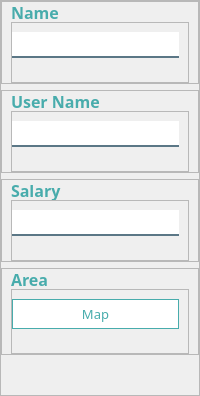
           <widget class="QFrame" name="frame_6">
            <property name="frameShape">
             <enum>QFrame::StyledPanel</enum>
            </property>
            <property name="frameShadow">
             <enum>QFrame::Raised</enum>
            </property>
            <layout class="QVBoxLayout" name="verticalLayout_5">
             <property name="leftMargin">
              <number>0</number>
             </property>
             <property name="topMargin">
              <number>0</number>
             </property>
             <property name="rightMargin">
              <number>0</number>
             </property>
             <property name="bottomMargin">
              <number>40</number>
             </property>
             <item>
              <widget class="QFrame" name="frame_14">
               <property name="frameShape">
                <enum>QFrame::StyledPanel</enum>
               </property>
               <property name="frameShadow">
                <enum>QFrame::Raised</enum>
               </property>
               <layout class="QVBoxLayout" name="verticalLayout_11">
                <property name="spacing">
                 <number>0</number>
                </property>
                <property name="topMargin">
                 <number>0</number>
                </property>
                <property name="bottomMargin">
                 <number>0</number>
                </property>
                <item>
                 <widget class="QLabel" name="label_83">
                  <property name="maximumSize">
                   <size>
                    <width>120</width>
                    <height>20</height>
                   </size>
                  </property>
                  <property name="font">
                   <font>
                    <family>Century Gothic</family>
                    <pointsize>12</pointsize>
                    <weight>75</weight>
                    <bold>true</bold>
                   </font>
                  </property>
                  <property name="styleSheet">
                   <string notr="true">color:#48ACAC</string>
                  </property>
                  <property name="text">
                   <string>Name</string>
                  </property>
                 </widget>
                </item>
                <item>
                 <widget class="QFrame" name="frame_24">
                  <property name="frameShape">
                   <enum>QFrame::StyledPanel</enum>
                  </property>
                  <property name="frameShadow">
                   <enum>QFrame::Raised</enum>
                  </property>
                  <layout class="QVBoxLayout" name="verticalLayout_23">
                   <property name="spacing">
                    <number>1</number>
                   </property>
                   <property name="leftMargin">
                    <number>0</number>
                   </property>
                   <item>
                    <widget class="QLineEdit" name="txtName">
                     <property name="font">
                      <font>
                       <pointsize>10</pointsize>
                      </font>
                     </property>
                     <property name="styleSheet">
                      <string notr="true">background-color:white;
border:none;
border-bottom:2px solid rgba(46, 82, 101, 200);
color:black;
padding-bottom:7px;</string>
                     </property>
                     <property name="placeholderText">
                      <string/>
                     </property>
                    </widget>
                   </item>
                   <item>
                    <widget class="QLabel" name="lblNameValidation">
                     <property name="styleSheet">
                      <string notr="true">color: rgb(255, 0, 0);</string>
                     </property>
                     <property name="text">
                      <string/>
                     </property>
                    </widget>
                   </item>
                  </layout>
                 </widget>
                </item>
               </layout>
              </widget>
             </item>
             <item>
              <widget class="QFrame" name="frame_15">
               <property name="frameShape">
                <enum>QFrame::StyledPanel</enum>
               </property>
               <property name="frameShadow">
                <enum>QFrame::Raised</enum>
               </property>
               <layout class="QVBoxLayout" name="verticalLayout_12">
                <property name="spacing">
                 <number>0</number>
                </property>
                <property name="topMargin">
                 <number>0</number>
                </property>
                <property name="bottomMargin">
                 <number>0</number>
                </property>
                <item>
                 <widget class="QLabel" name="label_84">
                  <property name="maximumSize">
                   <size>
                    <width>120</width>
                    <height>20</height>
                   </size>
                  </property>
                  <property name="font">
                   <font>
                    <family>Century Gothic</family>
                    <pointsize>12</pointsize>
                    <weight>75</weight>
                    <bold>true</bold>
                   </font>
                  </property>
                  <property name="styleSheet">
                   <string notr="true">color:#48ACAC</string>
                  </property>
                  <property name="text">
                   <string>User Name</string>
                  </property>
                 </widget>
                </item>
                <item>
                 <widget class="QFrame" name="frame_26">
                  <property name="frameShape">
                   <enum>QFrame::StyledPanel</enum>
                  </property>
                  <property name="frameShadow">
                   <enum>QFrame::Raised</enum>
                  </property>
                  <layout class="QVBoxLayout" name="verticalLayout_24">
                   <property name="spacing">
                    <number>1</number>
                   </property>
                   <property name="leftMargin">
                    <number>0</number>
                   </property>
                   <item>
                    <widget class="QLineEdit" name="txtUserName">
                     <property name="font">
                      <font>
                       <pointsize>10</pointsize>
                      </font>
                     </property>
                     <property name="styleSheet">
                      <string notr="true">background-color:white;
border:none;
border-bottom:2px solid rgba(46, 82, 101, 200);
color:black;
padding-bottom:7px;</string>
                     </property>
                     <property name="placeholderText">
                      <string/>
                     </property>
                    </widget>
                   </item>
                   <item>
                    <widget class="QLabel" name="lblUserNameValidation">
                     <property name="styleSheet">
                      <string notr="true">color: rgb(255, 0, 0);</string>
                     </property>
                     <property name="text">
                      <string/>
                     </property>
                    </widget>
                   </item>
                  </layout>
                 </widget>
                </item>
               </layout>
              </widget>
             </item>
             <item>
              <widget class="QFrame" name="frame_16">
               <property name="frameShape">
                <enum>QFrame::StyledPanel</enum>
               </property>
               <property name="frameShadow">
                <enum>QFrame::Raised</enum>
               </property>
               <layout class="QVBoxLayout" name="verticalLayout_13">
                <property name="spacing">
                 <number>0</number>
                </property>
                <property name="topMargin">
                 <number>0</number>
                </property>
                <property name="bottomMargin">
                 <number>0</number>
                </property>
                <item>
                 <widget class="QLabel" name="label_85">
                  <property name="maximumSize">
                   <size>
                    <width>120</width>
                    <height>20</height>
                   </size>
                  </property>
                  <property name="font">
                   <font>
                    <family>Century Gothic</family>
                    <pointsize>12</pointsize>
                    <weight>75</weight>
                    <bold>true</bold>
                   </font>
                  </property>
                  <property name="styleSheet">
                   <string notr="true">color:#48ACAC</string>
                  </property>
                  <property name="text">
                   <string>Salary</string>
                  </property>
                 </widget>
                </item>
                <item>
                 <widget class="QFrame" name="frame_29">
                  <property name="frameShape">
                   <enum>QFrame::StyledPanel</enum>
                  </property>
                  <property name="frameShadow">
                   <enum>QFrame::Raised</enum>
                  </property>
                  <layout class="QVBoxLayout" name="verticalLayout_26">
                   <property name="spacing">
                    <number>1</number>
                   </property>
                   <property name="leftMargin">
                    <number>0</number>
                   </property>
                   <item>
                    <widget class="QLineEdit" name="txtSalary">
                     <property name="font">
                      <font>
                       <pointsize>10</pointsize>
                      </font>
                     </property>
                     <property name="styleSheet">
                      <string notr="true">background-color:white;
border:none;
border-bottom:2px solid rgba(46, 82, 101, 200);
color:black;
padding-bottom:7px;</string>
                     </property>
                     <property name="inputMethodHints">
                      <set>Qt::ImhDigitsOnly</set>
                     </property>
                     <property name="placeholderText">
                      <string/>
                     </property>
                    </widget>
                   </item>
                   <item>
                    <widget class="QLabel" name="lblSalaryValidation">
                     <property name="styleSheet">
                      <string notr="true">color: rgb(255, 0, 0);</string>
                     </property>
                     <property name="text">
                      <string/>
                     </property>
                    </widget>
                   </item>
                  </layout>
                 </widget>
                </item>
               </layout>
              </widget>
             </item>
             <item>
              <widget class="QFrame" name="frame_17">
               <property name="frameShape">
                <enum>QFrame::StyledPanel</enum>
               </property>
               <property name="frameShadow">
                <enum>QFrame::Raised</enum>
               </property>
               <layout class="QVBoxLayout" name="verticalLayout_14">
                <property name="spacing">
                 <number>0</number>
                </property>
                <property name="topMargin">
                 <number>0</number>
                </property>
                <property name="bottomMargin">
                 <number>0</number>
                </property>
                <item>
                 <widget class="QLabel" name="label_86">
                  <property name="maximumSize">
                   <size>
                    <width>120</width>
                    <height>20</height>
                   </size>
                  </property>
                  <property name="font">
                   <font>
                    <family>Century Gothic</family>
                    <pointsize>12</pointsize>
                    <weight>75</weight>
                    <bold>true</bold>
                   </font>
                  </property>
                  <property name="styleSheet">
                   <string notr="true">color:#48ACAC</string>
                  </property>
                  <property name="text">
                   <string>Area</string>
                  </property>
                 </widget>
                </item>
                <item>
                 <widget class="QFrame" name="frame_32">
                  <property name="frameShape">
                   <enum>QFrame::StyledPanel</enum>
                  </property>
                  <property name="frameShadow">
                   <enum>QFrame::Raised</enum>
                  </property>
                  <layout class="QVBoxLayout" name="verticalLayout_29">
                   <property name="spacing">
                    <number>1</number>
                   </property>
                   <property name="leftMargin">
                    <number>0</number>
                   </property>
                   <item>
                    <widget class="QPushButton" name="btnArea">
                     <property name="minimumSize">
                      <size>
                       <width>0</width>
                       <height>30</height>
                      </size>
                     </property>
                     <property name="maximumSize">
                      <size>
                       <width>16777215</width>
                       <height>35</height>
                      </size>
                     </property>
                     <property name="font">
                      <font>
                       <family>Century Gothic</family>
                       <pointsize>10</pointsize>
                      </font>
                     </property>
                     <property name="cursor">
                      <cursorShape>PointingHandCursor</cursorShape>
                     </property>
                     <property name="styleSheet">
                      <string notr="true">#btnArea
{
border:1px solid #48ACAC;
background-color: rgb(255, 255, 255);
color: rgb(72, 172, 172);

}
#btnArea::hover
{
background-color:#48ACAC;
color: white;

}



</string>
                     </property>
                     <property name="text">
                      <string>Map</string>
                     </property>
                    </widget>
                   </item>
                   <item>
                    <widget class="QLabel" name="lblAreaValidation">
                     <property name="styleSheet">
                      <string notr="true">color: rgb(255, 0, 0);</string>
                     </property>
                     <property name="text">
                      <string/>
                     </property>
                    </widget>
                   </item>
                  </layout>
                 </widget>
                </item>
               </layout>
              </widget>
             </item>
            </layout>
           </widget>
